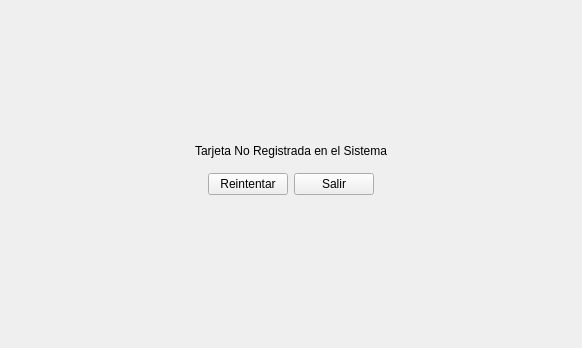
<?xml version="1.0" encoding="UTF-8"?>
<ui version="4.0">
 <class>Form</class>
 <widget class="QWidget" name="Form">
  <property name="geometry">
   <rect>
    <x>0</x>
    <y>0</y>
    <width>582</width>
    <height>348</height>
   </rect>
  </property>
  <property name="windowTitle">
   <string>Form</string>
  </property>
  <layout class="QVBoxLayout" name="verticalLayout">
   <item>
    <spacer name="top_space">
     <property name="orientation">
      <enum>Qt::Vertical</enum>
     </property>
     <property name="sizeHint" stdset="0">
      <size>
       <width>20</width>
       <height>123</height>
      </size>
     </property>
    </spacer>
   </item>
   <item>
    <widget class="QLabel" name="not_detected_lbl">
     <property name="text">
      <string>Tarjeta No Registrada en el Sistema</string>
     </property>
     <property name="scaledContents">
      <bool>false</bool>
     </property>
     <property name="alignment">
      <set>Qt::AlignCenter</set>
     </property>
    </widget>
   </item>
   <item>
    <widget class="QWidget" name="button_container" native="true">
     <property name="sizePolicy">
      <sizepolicy hsizetype="Preferred" vsizetype="Preferred">
       <horstretch>0</horstretch>
       <verstretch>0</verstretch>
      </sizepolicy>
     </property>
     <layout class="QHBoxLayout" name="horizontalLayout">
      <item>
       <spacer name="left_space">
        <property name="orientation">
         <enum>Qt::Horizontal</enum>
        </property>
        <property name="sizeHint" stdset="0">
         <size>
          <width>40</width>
          <height>20</height>
         </size>
        </property>
       </spacer>
      </item>
      <item>
       <widget class="QPushButton" name="retry_btn">
        <property name="text">
         <string>Reintentar</string>
        </property>
       </widget>
      </item>
      <item>
       <widget class="QPushButton" name="exit_btn">
        <property name="text">
         <string>Salir</string>
        </property>
       </widget>
      </item>
      <item>
       <spacer name="right_space">
        <property name="orientation">
         <enum>Qt::Horizontal</enum>
        </property>
        <property name="sizeHint" stdset="0">
         <size>
          <width>40</width>
          <height>20</height>
         </size>
        </property>
       </spacer>
      </item>
     </layout>
    </widget>
   </item>
   <item>
    <spacer name="bottom_space">
     <property name="orientation">
      <enum>Qt::Vertical</enum>
     </property>
     <property name="sizeHint" stdset="0">
      <size>
       <width>20</width>
       <height>123</height>
      </size>
     </property>
    </spacer>
   </item>
  </layout>
 </widget>
 <resources/>
 <connections/>
</ui>
